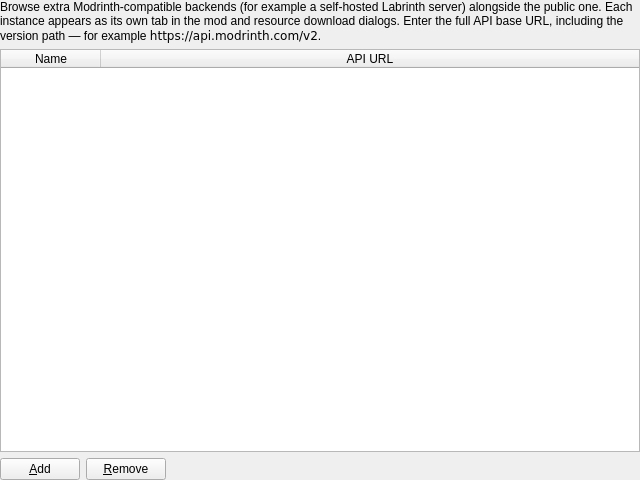
<?xml version="1.0" encoding="UTF-8"?>
<ui version="4.0">
 <class>ModrinthInstancesPage</class>
 <widget class="QWidget" name="ModrinthInstancesPage">
  <property name="geometry">
   <rect>
    <x>0</x>
    <y>0</y>
    <width>640</width>
    <height>480</height>
   </rect>
  </property>
  <layout class="QVBoxLayout" name="verticalLayout">
   <property name="leftMargin">
    <number>0</number>
   </property>
   <property name="topMargin">
    <number>0</number>
   </property>
   <property name="rightMargin">
    <number>0</number>
   </property>
   <property name="bottomMargin">
    <number>0</number>
   </property>
   <item>
    <widget class="QLabel" name="descriptionLabel">
     <property name="text">
      <string>Browse extra Modrinth-compatible backends (for example a self-hosted Labrinth server) alongside the public one. Each instance appears as its own tab in the mod and resource download dialogs.

Enter the full API base URL, including the version path — for example &lt;code&gt;https://api.modrinth.com/v2&lt;/code&gt;.</string>
     </property>
     <property name="textFormat">
      <enum>Qt::RichText</enum>
     </property>
     <property name="wordWrap">
      <bool>true</bool>
     </property>
    </widget>
   </item>
   <item>
    <widget class="QTableWidget" name="instancesTable">
     <property name="selectionBehavior">
      <enum>QAbstractItemView::SelectRows</enum>
     </property>
     <property name="columnCount">
      <number>2</number>
     </property>
     <attribute name="horizontalHeaderStretchLastSection">
      <bool>true</bool>
     </attribute>
     <attribute name="verticalHeaderVisible">
      <bool>false</bool>
     </attribute>
     <column>
      <property name="text">
       <string>Name</string>
      </property>
     </column>
     <column>
      <property name="text">
       <string>API URL</string>
      </property>
     </column>
    </widget>
   </item>
   <item>
    <layout class="QHBoxLayout" name="buttonLayout">
     <item>
      <widget class="QPushButton" name="addButton">
       <property name="text">
        <string>&amp;Add</string>
       </property>
      </widget>
     </item>
     <item>
      <widget class="QPushButton" name="removeButton">
       <property name="text">
        <string>&amp;Remove</string>
       </property>
      </widget>
     </item>
     <item>
      <spacer name="buttonSpacer">
       <property name="orientation">
        <enum>Qt::Horizontal</enum>
       </property>
       <property name="sizeHint" stdset="0">
        <size>
         <width>40</width>
         <height>20</height>
        </size>
       </property>
      </spacer>
     </item>
    </layout>
   </item>
  </layout>
 </widget>
 <resources/>
 <connections/>
</ui>
